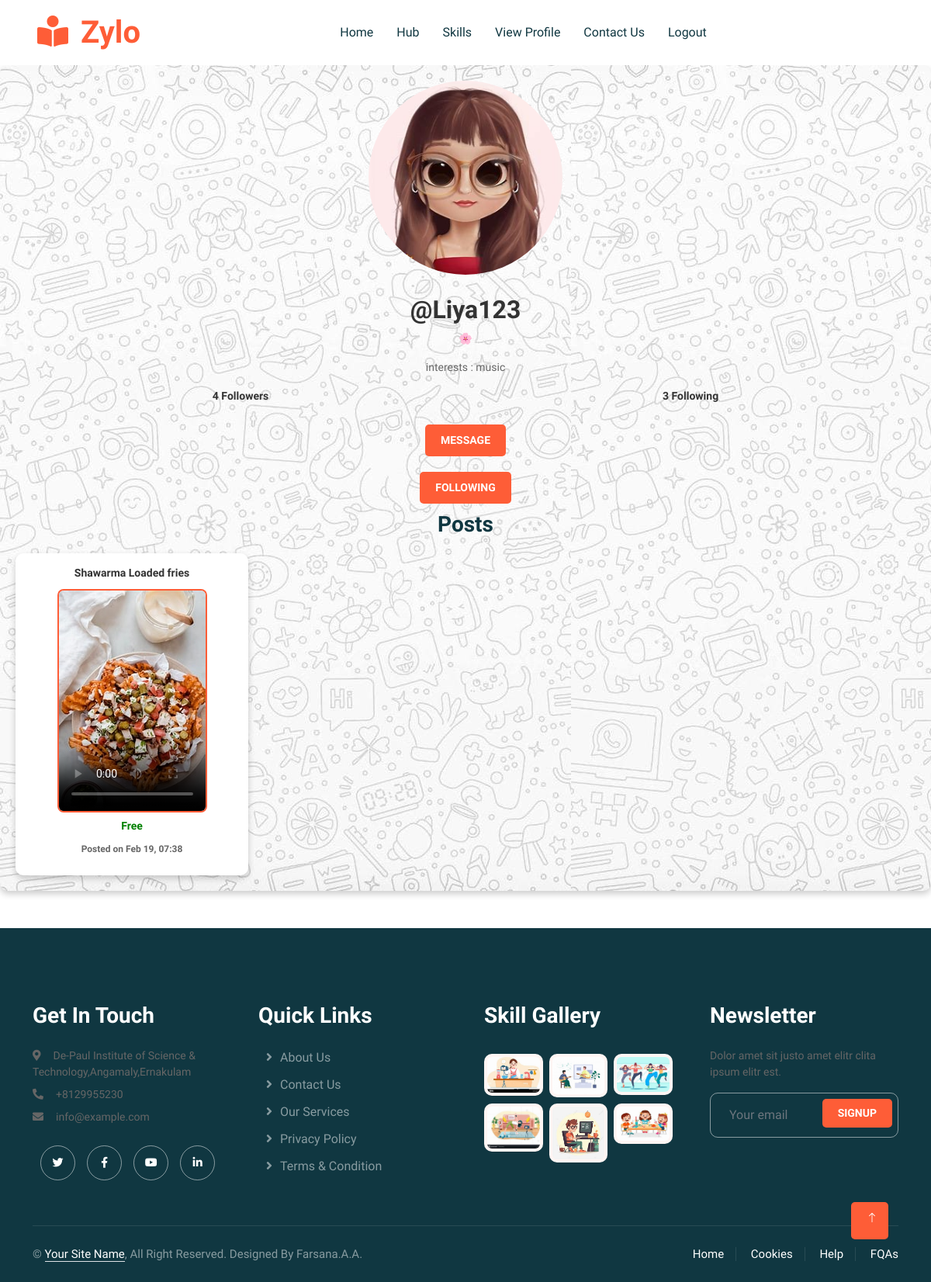
Screenshot of /followeprofile_view/19/ (signed in) with the database file from the repository.
### userapp/models.py (models this page shows, shortened)
class Register(AbstractUser):
    usertype = models.CharField(max_length=50,default="admin")
    contact = models.IntegerField(null=True)
    image = models.ImageField(upload_to='uploads/',null=True)
    bio = models.TextField(max_length=500,null=True)
    interests = models.TextField(max_length=100,null=True)
    skills = models.TextField(max_length=100,null=True)
    proof_document = models.FileField(upload_to='proof_videos/', null=True, blank=True)  # Accepts videos)
    is_listener = models.BooleanField(default=False)
    is_teacher = models.BooleanField(default=False)
    gender = models.CharField(max_length=50,null=True)
    full_name = models.CharField(max_length=100, null=True)
    is_approved = models.BooleanField(default=True)
    followers = models.ManyToManyField("self", symmetrical=False, related_name="following", blank=True)

class Skill(models.Model):
     user = models.ForeignKey(Register, on_delete=models.CASCADE,null=True)
     skill_name = models.CharField(max_length=100, null=True)
     CATEGORY_CHOICES = [
        ('Tech', 'Technology'),
        ('Art', 'Arts'),
        ('Music', 'Music'),
        ('Cooking', 'Cooking'),
        ('Fitness', 'Fitness'),
        ('Other', 'Other')
    ]
     category = models.CharField(max_length=100, choices=CATEGORY_CHOICES, null=True)
     sub_category = models.CharField(max_length=100, null=True)
     additional_category = models.CharField(max_length=100, null=True)
     skill_created_at = models.DateTimeField(auto_now_add =True)
     skill_video = models.FileField(upload_to='skill_videos/', null=True, blank=True)
     cover_image = models.ImageField(upload_to='uploads/',null=True, blank=True)
     payment_type = models.CharField(max_length=10,  default='free')
     price = models.DecimalField(max_digits=6, decimal_places=2, null=True, blank=True)  # Store price for paid videos
     paid_users = models.ManyToManyField(Register,related_name="paid_skills", blank=True)  # Track users who paid

### userapp/views.py (the view, shortened to what this page needs)
# urls.py: path('followeprofile_view/<int:id>/',views.followeprofile_view,name="followeprofile_view"),
@login_required
def followeprofile_view(request, id):
    followee = get_object_or_404(Register, id=id)  # The user being viewed
    follower = request.user  # The logged-in user
    follow_relationship = Message.objects.filter(follower=follower, followee=followee, is_following=True).first()
    is_following = follow_relationship is not None
    followers_list = []
    following_list = []
    followee_skills = []
    followee_posts = []
    if is_following:
       followers_list = Message.objects.filter(followee=followee, is_following=True).select_related('follower')
       following_list = Message.objects.filter(follower=followee, is_following=True).select_related('followee')
       followee_skills = Skill.objects.filter(user=followee).order_by('skill_created_at')
    for skill in followee_skills:
            skill.is_paid = Payment.objects.filter(user=follower, skill=skill, status="completed").exists()
    context = {
        'followee': followee,
        'is_following': is_following,
        'followers_count': Message.objects.filter(followee=followee, is_following=True).count(),
        'following_count': Message.objects.filter(follower=followee, is_following=True).count(),
        'followers_list': followers_list,  # Pass followers list to template
        'following_list': following_list,  # Pass following list to template
        'followee_skills' :  followee_skills,
    }
    return render(request, 'view_followepro.html', context)

### userapp/templates/view_followepro.html (shortened to what this page needs)
{% load static %}
{% include 'header.html' %}
<link rel="stylesheet" href="{% static 'css/followeeprofile.css' %}">
<div class="profile-container">
    <img class="rounded-circle profile-img mb-3" src="{{ followee.image.url }}" alt="User Profile Picture">
    <h2>@{{ followee.username }}</h2>
    <p>{{ followee.bio }}</p>
    <p>interests : {{ followee.interests }}</p>
    <div class="stats">
        <p><strong>{{ followers_count }}</strong><span id="followers-section">
            Followers
        </span>
        <p>
            <strong>{{ following_count }}</strong>
            <span id="following-section"> Following </span>
        </p>
    </div>
    <a href="{% url 'message_user' followee.id %}">
        <button class="btn message-btn">Message</button>
    </a>
    <form method="POST" action="{% url 'toggle_follow' followee.id %}">
        {% if is_following %}
            <button type="submit" class="btn unfollow-btn">Following</button>
        {% else %}
            <button type="submit" class="btn follow-btn">Follow</button>
        {% endif %}
    </form>
    {% if is_following %}
    <h3>Posts</h3>
    <div class="posts-container">
        {% for skill in followee_skills %}
            <div class="post-card">
                <div class="video-wrapper" onclick="showPaymentButton('{{ skill.id }}', '{{ skill.payment_type }}')">
                <p>{{ skill.skill_name }}</p>
                {% if skill.skill_video %}
                <video id="video-{{ skill.id }}"
                class="skill-video"
                controls
                width="100%"
                poster="{{ skill.cover_image.url }}"
                data-payment-type="{{ skill.payment_type }}"
                data-src="{% if skill.skill_video %}{{ skill.skill_video.url }}{% endif %}">
             {% if skill.payment_type == "free" or skill.id in paid_skills %}
                 <source src="{{ skill.skill_video.url }}" type="video/mp4">
             {% endif %}
         </video>
                     </div>
    <p class="video-status">
        {% if skill.payment_type == "free" %}
            <span style="color: green;">Free</span>
        {% else %}
            <span style="color: red;">Paid</span>
        {% endif %}
    </p>
                    <p><small>Posted on {{ skill.skill_created_at|date:"M d, H:i" }}</small></p>
                {% else %}
                    <p>No video available</p>
                {% endif %}
            </div>
        {% empty %}
            <p>No posts yet.</p>
        {% endfor %}
    </div>
    {% else %}
    <p>Follow {{ followee.username }} to see their posts.</p>
    {% endif %}
</div>
{% include 'footer.html' %}

### userapp/static/css/style.css (style rules this page uses)
:root { --primary: #FE5D37; --light: #FFF5F3; --dark: #103741; }
.btn { font-weight: 500; transition: .5s; }
h1, h2, h3, h4, .h1, .h2, .h3, .h4, .display-1, .display-2, .display-3, .display-4, .display-5, .display-6 { font-family: 'Lobster Two', cursive; font-weight: 700; }

### userapp/static/css/followeeprofile.css (style rules this page uses)
body { height: 100%; margin: 0; padding: 0; display: flex; flex-direction: column; }
.profile-container { background: #fff; padding: 20px; width: 100%; text-align: center; background-image:url("../img/e3.jpg"); border-radius: 10px; box-shadow: 0 4px 8px rgba(0, 0, 0, 0.2); margin: bottom 0px; ; }
.profile-container img { width: 250px; height:250px; }
h2 { margin-top: 10px; color: #333; }
p { color: #666; font-size: 14px; }
.stats { display: flex; justify-content: space-around; margin-top: 15px; }
.stats p { font-weight: bold; color: #333; }
.btn { display: inline-block; padding: 10px 20px; margin: 10px; font-size: 14px; font-weight: bold; text-transform: uppercase; border-radius: 5px; border: none; cursor: pointer; transition: 0.3s ease; }
.unfollow-btn { background-color:#fe5d37; color: white; }
.message-btn { background-color:#fe5d37; color: white; }
#followers-section { cursor: pointer; text-decoration: none; }
#following-section { cursor: pointer; text-decoration: none; }
.posts-container { display: flex; flex-wrap: wrap; align-items: flex-start; gap: 20px; margin-top: 20px; }
.post-card { background: #fff; border-radius: 10px; box-shadow: 0 4px 8px rgba(0, 0, 0, 0.2); padding: 15px; width: 300px; text-align: center; transition: transform 0.3s ease-in-out, box-shadow 0.3s ease-in-out; }
.post-card p { font-weight: bold; color: #333; margin-bottom: 10px; }
.post-card video { width: 100%; border-radius: 8px; border: 2px solid #fe5d37; }
.post-card small { color: #666; font-size: 12px; display: block; margin-top: 8px; }
.video-wrapper { position: relative; display: inline-block; }

### rows the page displays
Register: image (picture), username "Liya123", bio "🌸", interests "music"
Skill: skill_name "Shawarma Loaded fries", payment_type "Free", skill_created_at "Feb 19, 07:38"

### other values shown
{{ followers_count }} "4"
{{ following_count }} "3"
